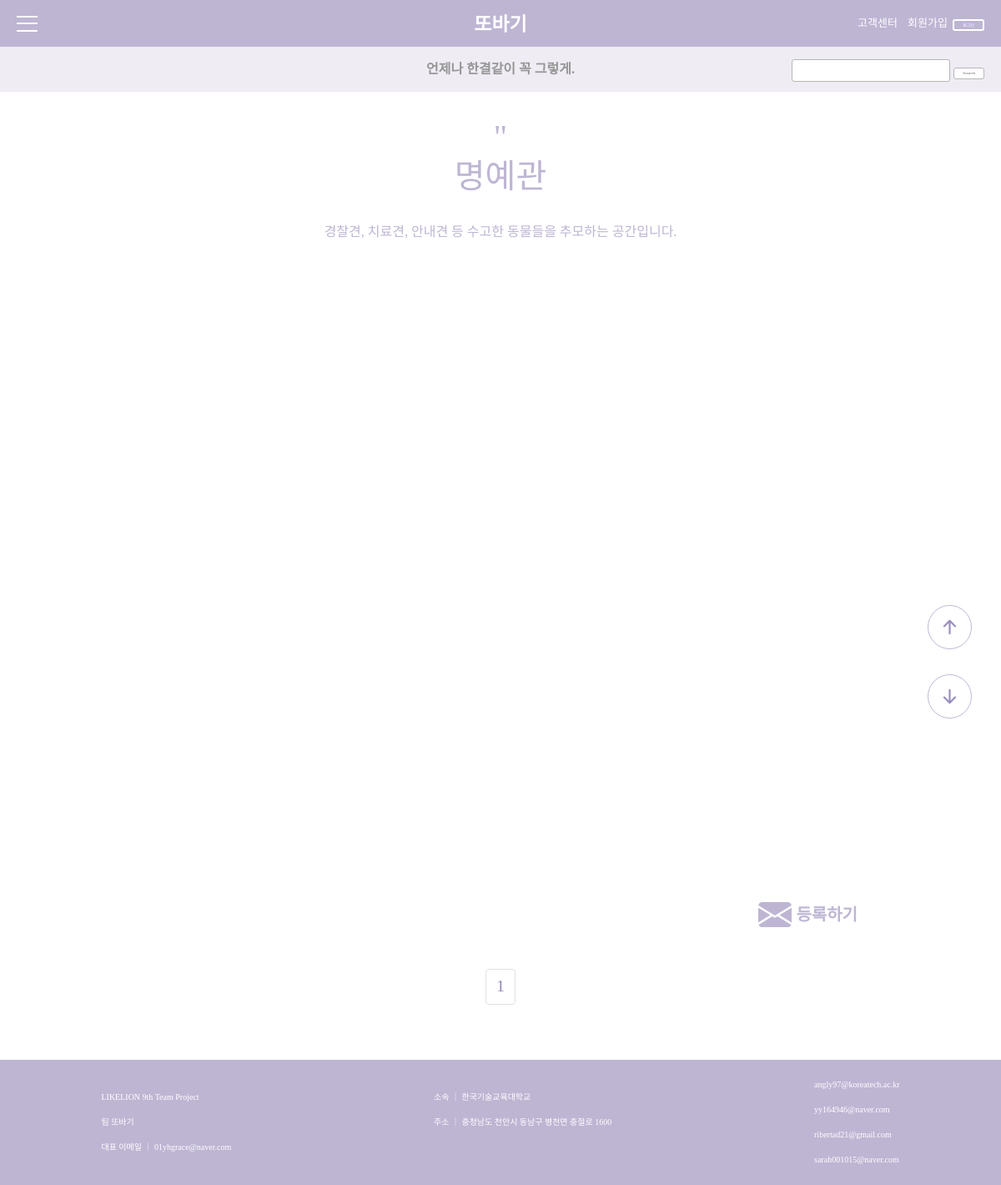
The page /main/animal_category/honor on the database as committed earlier.
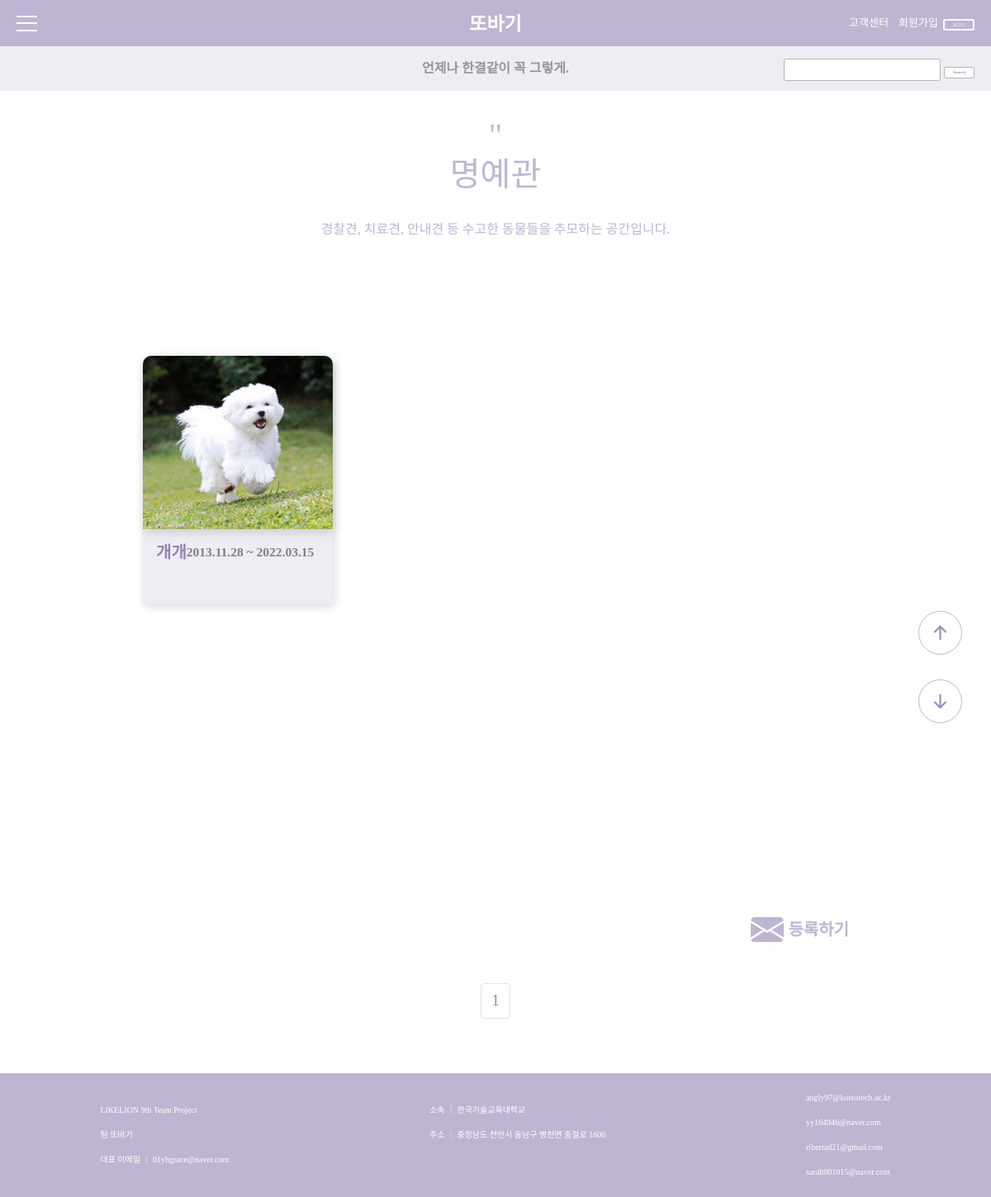
The same page on the database as committed later.
### main/models.py (models this page shows)
class Animal(models.Model):
    animal_id = models.IntegerField(primary_key=True)                               # 동물 고유 id
    name = models.CharField(max_length=50)                                          # 동물 이름
    owner_id = models.ForeignKey(User, on_delete=models.CASCADE, null=True)         # 주인 id
    category = models.CharField(max_length=50)                                      # 카테고리
    species = models.CharField(max_length=50)                                       # 상위 종류
    subspecies = models.CharField(max_length=50, null=True)                         # 하위 종류
    profile_photo = models.ImageField(upload_to='profile_photo/', null=True)        # 프로필 사진
    birthday = models.DateField(null=True)                                          # 탄생일
    memorialday = models.DateField()                                                # 제삿날
    introduce = models.TextField(null=True)                                         # 소개글
    pub_date = models.DateTimeField(null=True)                                      # 등록시간

### main/views.py (the view)
# urls.py: path('animal_category/<str:category>', animal_category, name="animal_category"),
def animal_category(request, category):
    today = DateFormat(datetime.now()).format('md')
    month=today[1] if today[0]=='0' else today[:2]
    month = month.rjust(2, '0')
    day=today[2:]
    animals = Animal.objects.filter(category = category)
    today_stars = Animal.objects.filter(
        category = category,
        memorialday__month = month,
        memorialday__day = day
    )
    paginator = Paginator(animals, 16)
    page = request.GET.get('page')
    animals = paginator.get_page(page)
    return render(request, 'animal_category.html', {'animals':animals, 'category': category,'empty_num':4-len(animals)%4,
    "month":month, 'day': day, 'today_stars':today_stars, 'today_stars_num': len(today_stars) })

### main/templates/animal_category.html (shortened to what this page needs)
{% extends 'base.html' %}
    {% block content %}
    <div class="container">
        <div class="currentCategory">
            {% if category == 'normal' %}
            <h1>"</h1>
            <h4> 무지개 다리를 건넌 동물들을 추모하는 공간입니다.</h4>
            {% elif category == 'free' %}
            <h1>"<br>자유로운 영혼</h1><br>
            <h6> 길고양이, 유기견, 로드킬 등으로 세상을 떠나<br>장례를 치르기 어려운 동물들을 추모할 수 있는 공간입니다.</h6>
            {% elif category == 'honor' %}
            <h1>"<br>명예관</h1><br>
            <h6> 경찰견, 치료견, 안내견 등 수고한 동물들을 추모하는 공간입니다.</h6>
            {% endif %}
        </div>
        <br>
        <div class="animals">
            <span>
                {%for animal in animals%}
                <div class="card">
                    <img src="{{animal.profile_photo.url}}" class="card-img-top" >
                    <div class="card-body">
                        <span>
                            <h5 class="card-title">{{animal.name}}</h5>
                            <p class="card-text">{{animal.birthday|date:"Y.m.d"}} ~ {{animal.memorialday|date:"Y.m.d"}}</p>
                        </span>
                    </div>
                </div>
                {%endfor%}
                {%for _ in "x"|rjust:empty_num%}
                <div class="emptyCard"></div>
                {%endfor%}
            </span>
            <div class="registration">
                {% if not user.is_authenticated %}
                <a href="{% url 'login' %}">
                    <span>
                        <p>등록하기</p>
                    </span>
                </a>
                {% endif %}
            </div>
        </div>
        <div class="pgn">
            <nav aria-label="Page navigation example">
                <ul class="pagination">
                {% for p in "x"|rjust:animals.paginator.num_pages %}
                    {% if forloop.counter == animals.number %}
                    <li class="page-item"><a class="page-link" href="?page={{forloop.counter}}" style="font-size: larger;">{{forloop.counter }}</a></li>
                    {% else %}
                    <li class="page-item"><a class="page-link" href="?page={{forloop.counter}}">{{forloop.counter }}</a></li>
                    {% endif %}
                {% endfor %}
                </ul>
            </nav>
        </div>
    </div>
{% endblock %}

### always/templates/base.html (shortened to what this page needs)
<!DOCTYPE html>
<html lang="kr">
<head>
    <link href="https://cdn.jsdelivr.net/npm/bootstrap@5.0.1/dist/css/bootstrap.min.css" rel="stylesheet">
    <link rel="stylesheet" href="//code.jquery.com/ui/1.8.18/themes/base/jquery-ui.css" />
</head>
<body onresize="parent.resizeTo(1280,800)" onload="parent.resizeTo(1280,800)">
    {% load static %}
    <header>
        <div class="dbgHeader">
            <label for="menuIcon">
                <span></span>
                <span></span>
                <span></span>
            </label>
            <h1 class="serviceTitle"><a href="{% url 'home' %}">또바기</a></h1>
            <span class="headerBtns" link="#726C7B", vlink="#726C7B", alink="#726C7B">
                <span class="headerBtn"><a href="{% url 'csCenter' %}">고객센터</a></span>
                {% if not user.is_authenticated %}
                <span class="headerBtn"><a href="{% url 'signUp' %}">회원가입</a></span>
                <span class="loginBtn"><a href="{% url 'login' %}">로그인</a></span>
                {% endif %}
            </span>
        </div>
        <div class="searchBar">
            <span class="statement">
                언제나 한결같이 꼭 그렇게.
            </span>
            <span class="searchForm">
                <form action="{% url 'searchResult' %}" method="post">
                    <input type="text" class="searchInput" name="searchInput">
                    <input type="submit" value="Search" class="searchBtn">
                </form>
            </span>
        </div>
    </header>
    <span id="toUpDown">
        <span id="toUp">
            <a href="#">
            <svg xmlns="http://www.w3.org/2000/svg" width="35" height="35" fill="currentColor" class="bi bi-arrow-up-short" viewBox="0 0 16 16">
                <path fill-rule="evenodd" d="M8 12a.5.5 0 0 0 .5-.5V5.707l2.146 2.147a.5.5 0 0 0 .708-.708l-3-3a.5.5 0 0 0-.708 0l-3 3a.5.5 0 1 0 .708.708L7.5 5.707V11.5a.5.5 0 0 0 .5.5z"/>
              </svg>
            </a>
        </span>
        <span id="toDown">
            <a href="#scrollBottom">
            <svg xmlns="http://www.w3.org/2000/svg" width="35" height="35" fill="currentColor" class="bi bi-arrow-down-short" viewBox="0 0 16 16">
                <path fill-rule="evenodd" d="M8 4a.5.5 0 0 1 .5.5v5.793l2.146-2.147a.5.5 0 0 1 .708.708l-3 3a.5.5 0 0 1-.708 0l-3-3a.5.5 0 1 1 .708-.708L7.5 10.293V4.5A.5.5 0 0 1 8 4z"/>
              </svg>
            </a>
        </span>
    </span>
    {% block content %}
    {% endblock %}
    <footer>
        <span>
            LIKELION 9th Team Project<br>
            팀 또바기<br>
            대표 이메일 ｜ 01yhgrace@naver.com
        </span>
        <span><br>
            소속 ｜ 한국기술교육대학교<br>
            주소 ｜ 충청남도 천안시 동남구 병천면 충절로 1600<br>
            <br><br>
        </span>
        <span>
            angly97@koreatech.ac.kr<br>
            yy164946@naver.com<br>
            ribertad21@gmail.com<br>
            sarah001015@naver.com <br>
        </span>
    </footer>
</body>
</html>

### always/templates/base.html (style rules this page uses)
body { margin:0; font-family: 'GmarketSansLight', cursive; }
a { text-decoration: none; }
li { list-style: none; }
input[id="menuIcon"]+label { display: block; width:25px; height: 21px; position: fixed; left: 20px; transition: all .35s; cursor: pointer; }
input[id="menuIcon"]+label span { display: block; position: absolute; width:100%; height: 2px; background-color: white; transition: all .35s; }
input[id="menuIcon"]+label span:nth-child(1) { top:1px; }
input[id="menuIcon"]+label span:nth-child(2) { top:50%; transform: translateY(-50%); }
input[id="menuIcon"]+label span:nth-child(3) { bottom:1px; }
.dbgHeader { position: relative; display: flex; align-items: center; background-color: #BEB5D3; text-align: center; }
.serviceTitle { position:relative; left: 50%; transform: translateX(-50%); }
.serviceTitle>a { font-size: 23px; font-weight: bold; color:white; }
.headerBtns { position: absolute; right: 20px; font-size: 1px; }
.headerBtn { color:white; margin: 0 2px; padding: 4px 4px; font-size: 13px; background-color: #BEB5D3; }
.loginBtn { font-size:5px; color:white; padding: 3px 10px 2px; background-color: #BEB5D3; border: 2px solid white; border-radius: 3px; }
.searchBar { position:relative; background-color: #EFECF4; padding: 15px; text-align: center; }
.statement { font-weight: 700; color:rgb(150, 150, 150); }
.searchForm { position:absolute; right: 20px; }
.searchInput { border: 1px solid rgb(182, 182, 182); border-radius: 3px; font-size: 15px; color:rgb(126, 126, 126); }
.searchBtn { font-size:5px; font-weight: bold; color:#939296; padding: 2px 10px; background-color: white; border: 1px solid rgb(182, 182, 182); border-radius: 3px; }
footer { display: flex; flex-direction: row; justify-content: space-around; align-items: center; height: 150px; width: 100%; bottom:0; background-color: #BEB5D3; }
#toUpDown { z-index:50; display: flex; flex-direction: column; position:fixed; right: 20px; top: 50%; }
#toUpDown span { margin: 15px; padding: 8px 8px; text-align: center; border: solid 1px #BEB5D3; border-radius: 100%; color: #9c8ebd; }
#toUpDown span a { color:#9c8ebd; }
footer span { font-size: 10px; font-weight: 500; color:white; line-height: 30px; }
a:link { color: white; text-decoration: none; }

### main/templates/animal_category.html (style rules this page uses)
.currentCategory { margin: 30px; color:#BEB5D3; text-align: center; }
.card { width:230px; height:300px; margin: 0 10px 50px 10px; background-color: #EFECF4; border-radius: 10px 10px 0 0; border-style: none; box-shadow: 2px 4px 12px 0 rgb(0 0 0 / 14%); }
.card-img-top { position:absolute; width:100%; height: 70%; object-fit: cover; border-radius: 10px 10px 0 0 ; box-shadow: 2px 4px 12px 0 rgb(0 0 0 / 14%); }
.card-body { position:absolute; top:70%; height: 30%; text-align: center; }
.card-title { font-weight: bold; color: #9184b1; }
.card-text { font-size: 15.5px; font-weight: 800; color:gray; }
.emptyCard { width:230px; height:300px; margin: 0 20px 20px 0; background-color: rgba(0, 0, 0, 0.0); }
.animals { padding: 90px; }
.animals span { display: flex; flex-direction: row; flex-wrap: wrap; justify-content: space-around; }
.registration { position: relative; }
.registration span { position: absolute; right: 30px; bottom: -50px; color: #BEB5D3;; padding: 5px; }
.registration p { font-weight: bold; font-size: 20px; margin:5px; }
.pgn { display: flex; justify-content: center; margin-bottom: 50px; }
.page-link { color: #9184b1 !important; }

Rows that differ between the two databases and show on the page:
added Animal: profile_photo (picture), name "개개", birthday "2013.11.28", memorialday "2022.03.15"
